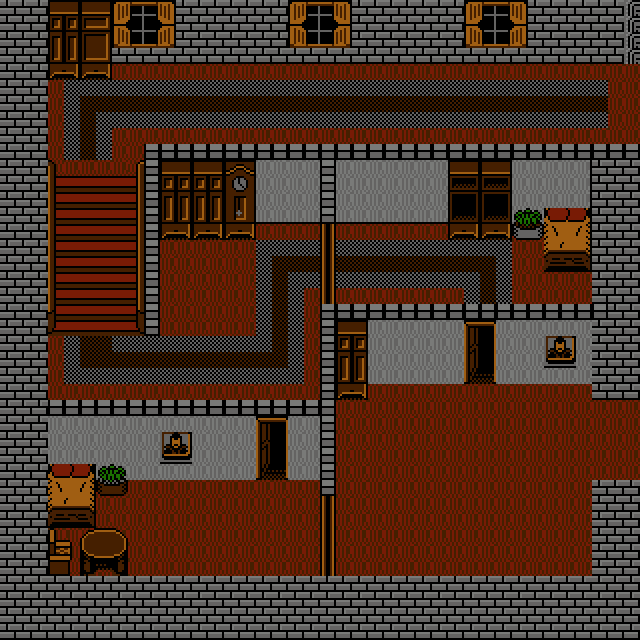

Below is a game level as drawn by its tile map, then a one-line description and the .tmx that defines it (tile-layer data replaced by summaries):
An orthogonal 40x40 tile map with 16x16 px tiles, 4 tile layers (sol, obstacles, decorations, portes), 2 tilesets.

<map version="1.5" tiledversion="1.7.2" orientation="orthogonal" renderorder="right-down" width="40" height="40" tilewidth="16" tileheight="16" infinite="0" nextlayerid="6" nextobjectid="1">
 <tileset firstgid="1" source="tiles_mansion.tsx" />
 <tileset firstgid="1681" source="../mansion_maps_version4/tiles_mansion.tsx" />
 <layer id="1" name="sol" width="40" height="40">
  <data>[1600 cells, 1600 non-empty, 4 distinct tile ids]</data>
 </layer>
 <layer id="2" name="obstacles" width="40" height="40">
  <data>[1600 cells, 857 non-empty, 54 distinct tile ids]</data>
 </layer>
 <layer id="3" name="decorations" width="40" height="40">
  <data>[1600 cells, 244 non-empty, 84 distinct tile ids]</data>
 </layer>
 <layer id="4" name="portes" width="40" height="40">
  <data>[1600 cells, 26 non-empty, 10 distinct tile ids]</data>
 </layer>
</map>